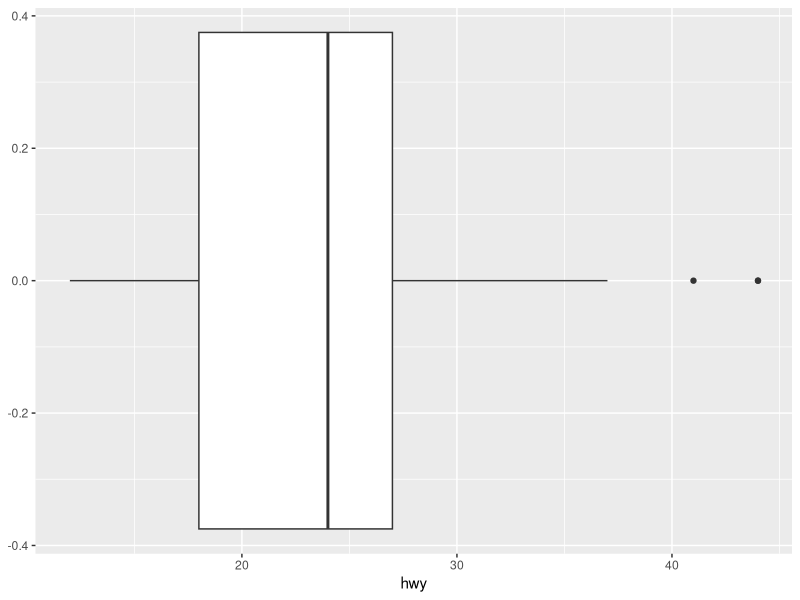
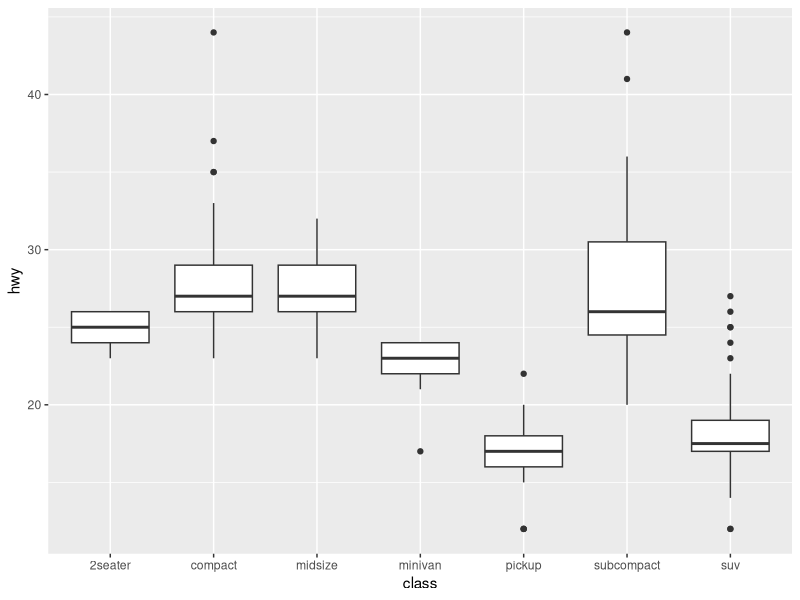
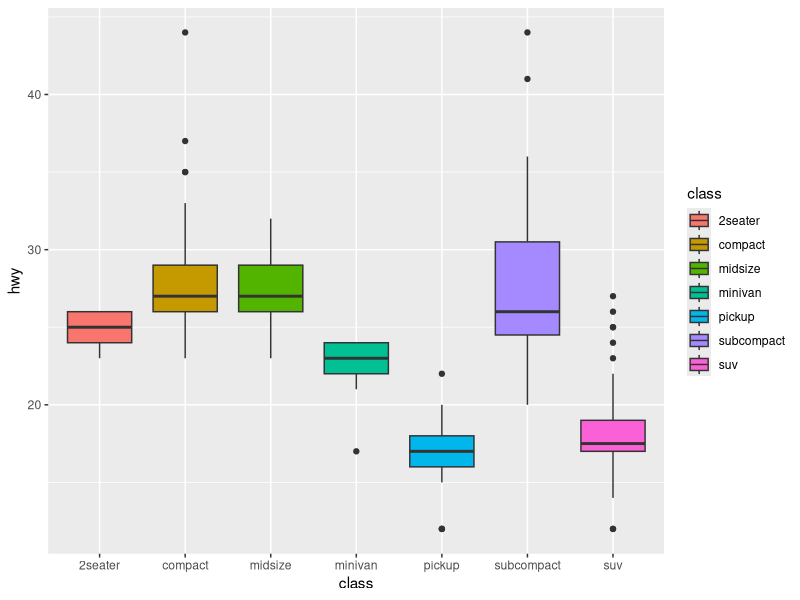

Source code (R) for these figures, in order:
## ---- chunk 1
knitr::opts_chunk$set(echo = TRUE)
## ---- chunk 2
library(ggplot2)
## ---- chunk 3
ggplot(data = mpg, 
       mapping = aes(x = hwy)) +
  geom_boxplot()
## ---- chunk 4
ggplot(data = mpg, 
       mapping = aes(x = class, y = hwy)) +
  geom_boxplot()
## ---- chunk 5
ggplot(data = mpg, 
       mapping = aes(x=class, y = hwy, fill = class)) +
  geom_boxplot()
